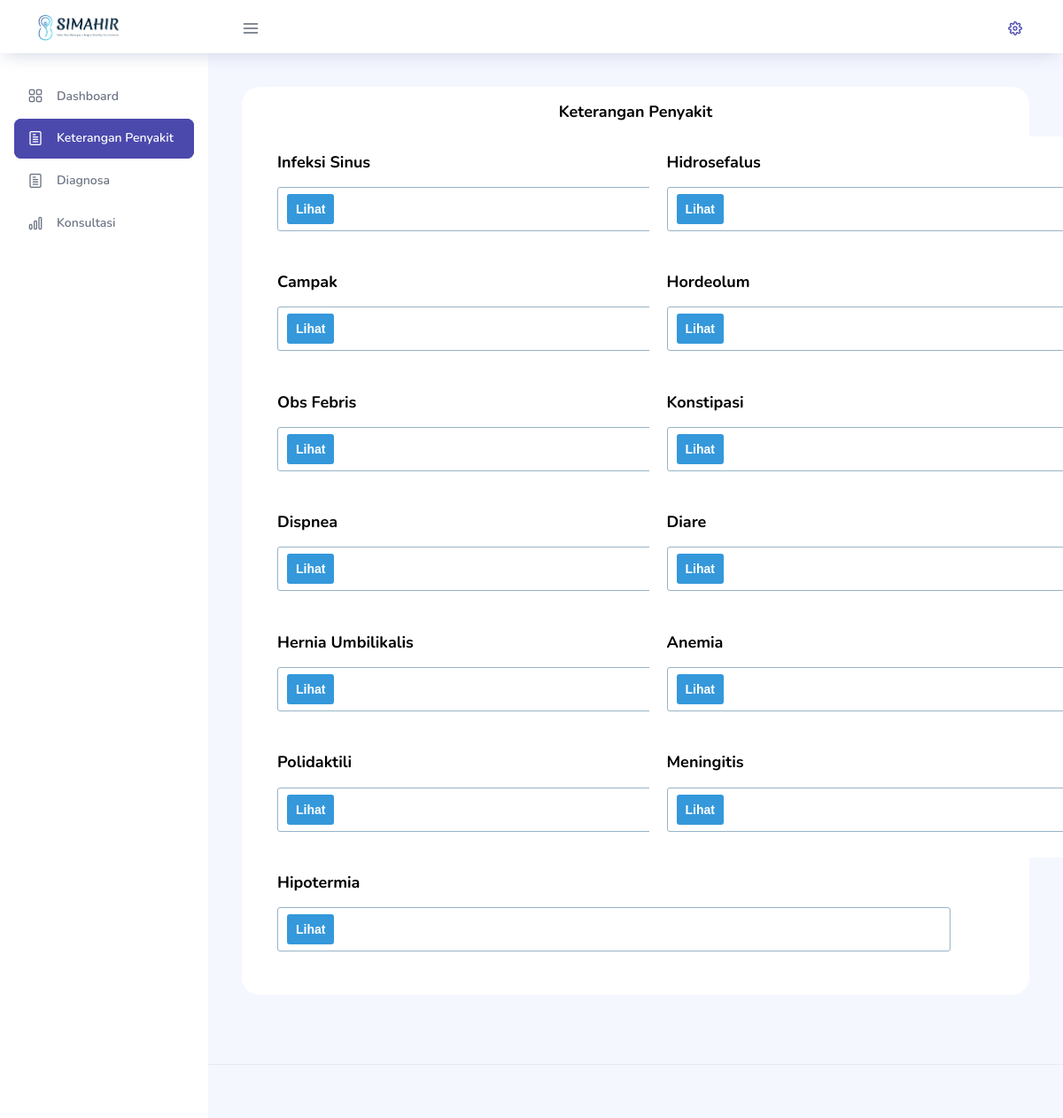
The app's page /view/keterangan_penyakit.php (signed in) with its own data.
### tables this page shows
CREATE TABLE `tb_penyakit`  (
  `kode_penyakit` varchar(4) NOT NULL,
  `nama_penyakit` varchar(50) NOT NULL,
  `keterangan_penyakit` text NULL,
  `solusi` text NOT NULL,
  PRIMARY KEY (`kode_penyakit`) USING BTREE
);

### view/keterangan_penyakit.php (the view, shortened to what this page needs)
<!DOCTYPE html>
<html lang="en">
<head>
    <link rel="stylesheet" href="../template/vendors/feather/feather.css">
    <link rel="stylesheet" href="../template/vendors/ti-icons/css/themify-icons.css">
    <link rel="stylesheet" href="../template/vendors/css/vendor.bundle.base.css">
    <link rel="stylesheet" href="../template/css/vertical-layout-light/style.css">
    <link rel="stylesheet" href="../template/css/spoiler.css">
</head>
<body>
    <div class="container-scroller">
        <nav class="navbar col-lg-12 col-12 p-0 fixed-top d-flex flex-row">
            <div class="text-center navbar-brand-wrapper d-flex align-items-center justify-content-center">
                <a class="navbar-brand brand-logo mr-5" href="../template/indexuser.php"><img
                        src="../template/images/logo.png" class="mr-2" alt="logo" /></a>
            </div>
            <div class="navbar-menu-wrapper d-flex align-items-center justify-content-end">
                <button class="navbar-toggler navbar-toggler align-self-center" type="button" data-toggle="minimize">
                    <span class="icon-menu"></span>
                </button>
                <ul class="navbar-nav navbar-nav-right">
                    <li class="nav-item nav-profile dropdown">
                        <a class="nav-link dropdown-toggle" href="#" data-toggle="dropdown" id="profileDropdown">
                            <i class="icon-cog text-primary"></i>
                        </a>
                    </li>
                </ul>
            </div>
        </nav>
        <div class="container-fluid page-body-wrapper">
            <?php require_once '../template/menu_user.php' ?>
            <div class="main-panel">
                <div class="content-wrapper">
                    <div class="row">
                        <div class="col-lg-12 grid-margin stretch-card">
                            <div class="card">
                                <div class="card-body">
                                    <center>
                                        <h4 class="card-title">Keterangan Penyakit</h4>
                                    </center>
                                    <?php
                                    require_once '../class/koneksi.php';
                                    $query = "SELECT * FROM tb_penyakit ORDER by kode_penyakit desc";
                                    $penyakit = $con->prepare($query);
                                    $penyakit->execute(); ?>
                                    <div class="row">
                                        <?php while ($row = $penyakit->fetch(PDO::FETCH_ASSOC)) : ?>
                                        <div class="col-md-6">
                                            <div class="card" style="width: 50rem;">
                                                <div class="card-body">
                                                    <h5 class="card-title"><?= $row['nama_penyakit'] ?></h5>
                                                    <div class="ignielSpoiler">
                                                        <div class="tombol" tabindex="0"></div>
                                                    </div>
                                                </div>
                                            </div>
                                        </div>
                                        <?php endwhile; ?>
                                    </div>
                                </div>
                            </div>
                        </div>
                    </div>
                </div>
                <footer class="footer">
                </footer>
            </div>
        </div>
    </div>
</body>
</html>

### template/css/spoiler.css (style rules this page uses)
.ignielSpoiler { display: block; margin: 10px 0px; border: 1px solid #97b4c7; padding: 7px 10px; border-radius: 3px; -moz-border-radius: 3px; }
.ignielSpoiler .tombol { background: #3498db; color: #fff; display: inline-block; cursor: pointer; font: normal 600 14px Tahoma, sans-serif; padding: 0px; border: none; outline: none; line-height: 20px; border-radius: 3px; -moz-border-radius: 3px; }
.ignielSpoiler .tombol:before { content: 'Lihat'; display: inline-block; padding: 7px 10px; border-radius: 3px; -moz-border-radius: 3px; }

### records on screen
tb_penyakit: nama_penyakit "Infeksi Sinus"
tb_penyakit: nama_penyakit "Hidrosefalus"
tb_penyakit: nama_penyakit "Campak"
tb_penyakit: nama_penyakit "Hordeolum"
tb_penyakit: nama_penyakit "Obs Febris"
tb_penyakit: nama_penyakit "Konstipasi"
tb_penyakit: nama_penyakit "Dispnea"
tb_penyakit: nama_penyakit "Diare"
tb_penyakit: nama_penyakit "Hernia Umbilikalis"
tb_penyakit: nama_penyakit "Anemia"
tb_penyakit: nama_penyakit "Polidaktili"
tb_penyakit: nama_penyakit "Meningitis"
tb_penyakit: nama_penyakit "Hipotermia"
